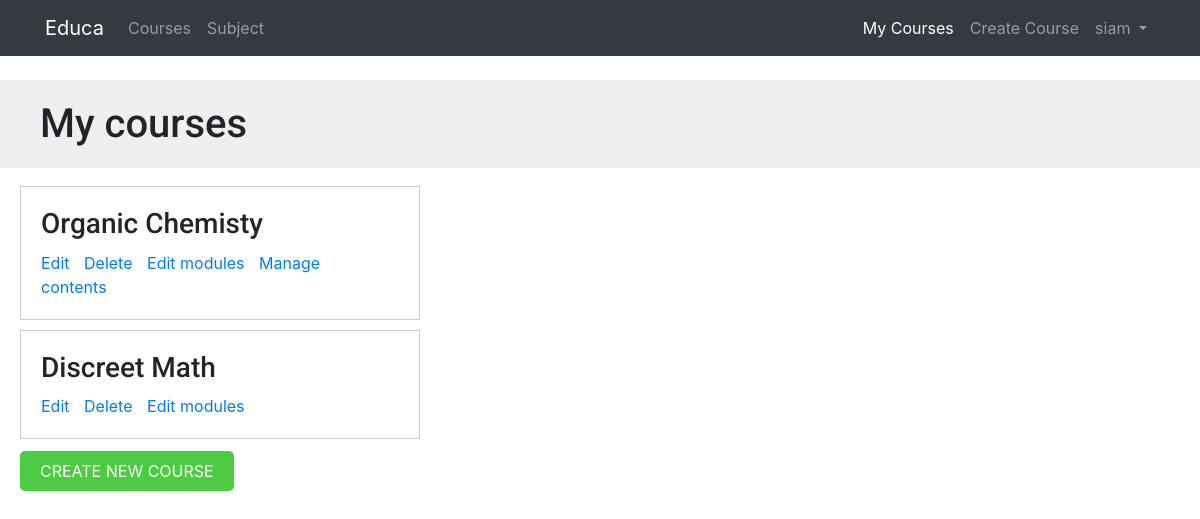
Page /course/mine/ (signed in) on the earlier database version.
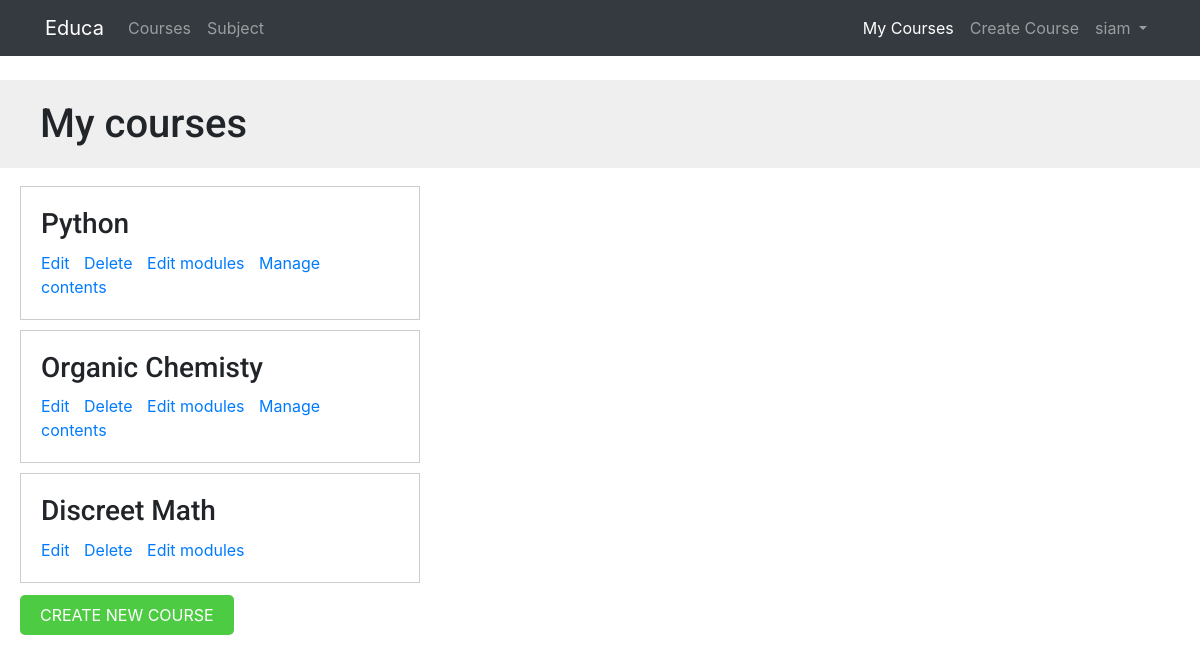
Same page on the later database version.
### courses/models.py (models this page shows, shortened)
class Course(models.Model):
    owner = models.ForeignKey(User,
                    related_name='courses_created',
                    on_delete=models.CASCADE)
    subject = models.ForeignKey(Subject, related_name='courses',
                        on_delete=models.CASCADE)
    title = models.CharField(max_length=200)
    slug = models.SlugField(max_length=200, unique=True)
    overview = models.TextField()
    created = models.DateTimeField(auto_now_add=True)
    students = models.ManyToManyField(User,
                                      related_name='courses_joined',
                                      blank=True)
    class Meta:
        ordering = ['-created']

### courses/views.py (the view)
class ManageCourseListView(OwnerCourseMixin, ListView): #listview with mixin
    template_name = 'courses/manage/course/list.html'

### courses/templatetags/course.py (called while the page is built)
@register.filter(name='has_group')
def has_group(user, group_name):
    group = Group.objects.get(name=group_name)
    return True if group in user.groups.all() else False

### templates/courses/manage/course/list.html (shortened to what this page needs)
{% extends "base.html" %}
{% block content %}
  <h1>My courses</h1>
  <div class="module">
    {% for course in object_list %}
      <div class="course-info">
        <h3>{{ course.title }}</h3>
        <p>
          <a href="{% url "course_edit" course.id %}">Edit</a>
          <a href="{% url "course_delete" course.id %}">Delete</a>
          <a href="{% url "course_module_update" course.id %}">Edit modules</a>
          {% if course.modules.count > 0 %}
            <a href="{% url "module_content_list" course.modules.first.id %}">Manage contents</a>
          {% endif %}
        </p>
      </div>
    {% empty %}
      <p>You haven't created any courses yet.</p>
    {% endfor %}
    <p>
      <a href="{% url "course_create" %}" class="button">Create new course</a>
    </p>
  </div>
{% endblock %}

Differences in the rows shown:
added Course: title "Python", shows "Manage contents"
